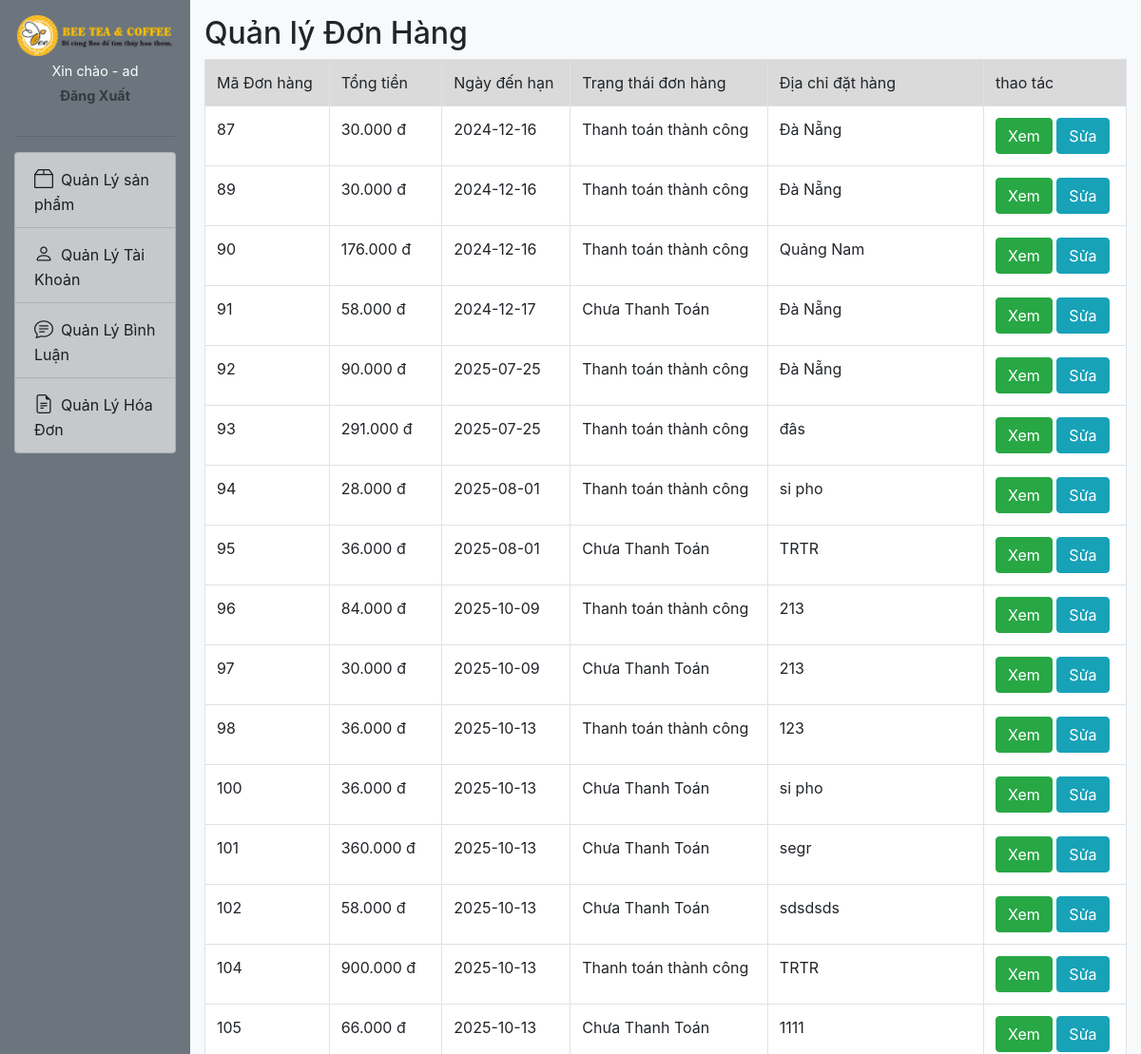
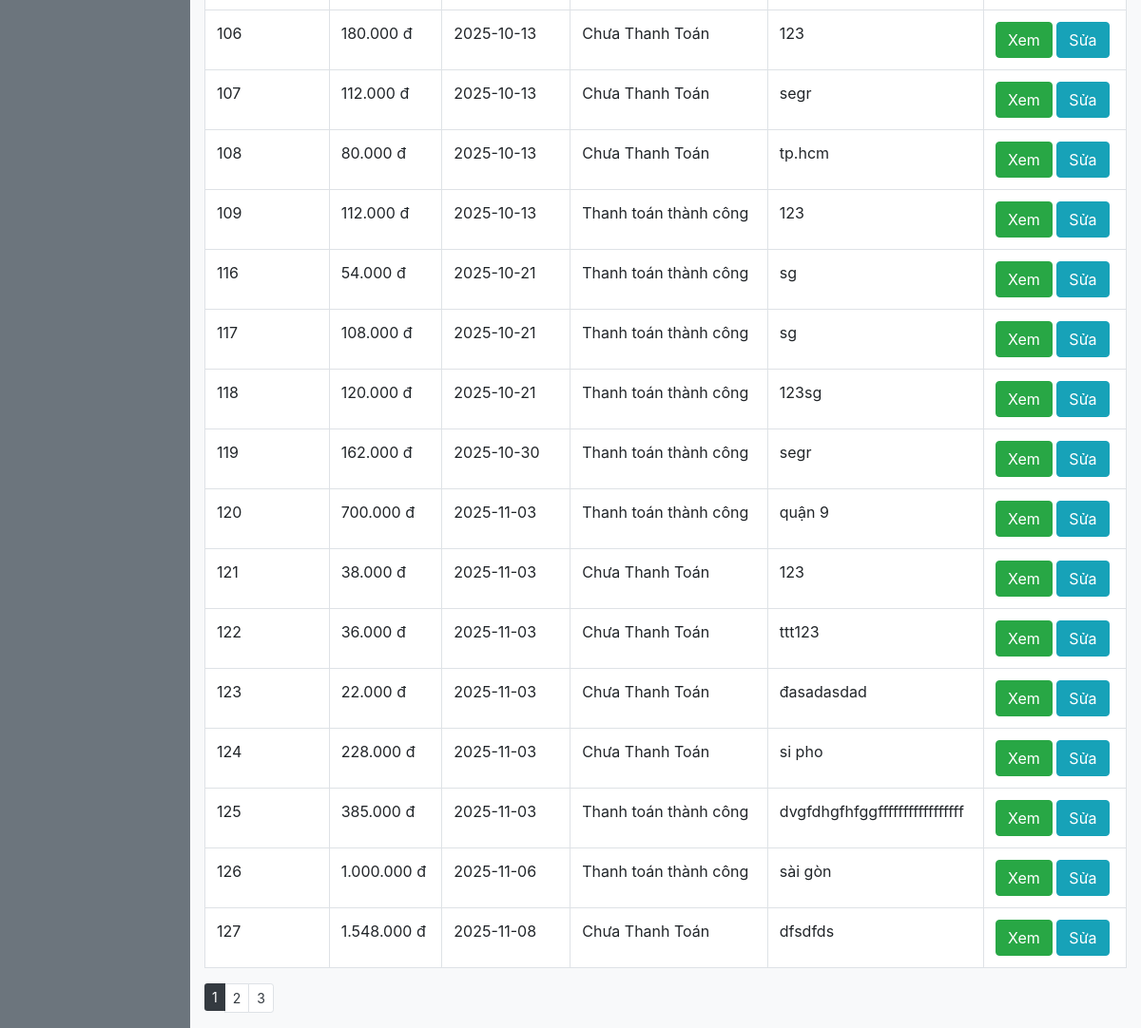
Screenshot of /admin/donhang.php (signed in) with the database file from the repository (2 pictures, top to bottom).
### tables this page shows
CREATE TABLE `invoice` (
  `invoice_id` int(11) NOT NULL,
  `invoice_date` date NOT NULL,
  `payment_status` varchar(25) NOT NULL,
  `total_amount` decimal(10,3) NOT NULL,
  `due_date` date NOT NULL,
  `billing_address` varchar(255) DEFAULT NULL,
  `user_id` int(11) NOT NULL,
  `recipient_name` varchar(255) NOT NULL,
  `phone` varchar(20) NOT NULL,
  `notes` text DEFAULT NULL
);

### admin/donhang.php (the view, shortened to what this page needs)
<?php
require_once('../model/config.php');
$user = isset($_SESSION['username']) ? $_SESSION['username'] : '';
$sql = 'SELECT * FROM Invoice';
$tacainvoice = mysqli_query($conn, $sql);
?>
<!DOCTYPE html>
<html lang="en">
<head>
    <link rel="stylesheet" href="https://cdn.jsdelivr.net/npm/bootstrap@4.6.2/dist/css/bootstrap.min.css">
    <link rel="stylesheet" href="https://cdn.jsdelivr.net/npm/bootstrap-icons@1.11.1/font/bootstrap-icons.css">
</head>
<body class="container-fluid">
    <article class="row">
        <section class="col-2 bg-secondary pb-4">
            <figure class="figure mt-3 center">
                <img src="../img/logo bee.png" class="figure-img img-fluid rounded">
                <figcaption class="figure-caption text-center text-white font-weight-bold">
                <?php if (isset($_SESSION['username'])) { ?>
                    <b style="position:relative; top:-4px; vertical-align: middle; font-weight:400;">Xin chào - <?php echo htmlspecialchars($user); ?></b>
                <?php } ?>
                    <br>
                    <a class="text-dark" href="../control/index.php?chucnang=logout">Đăng Xuất</a>
                </figcaption>
            </figure>
            <hr>
            <nav>
            <div class="list-group">
                <a class="list-group-item list-group-item-action list-group-item-dark" href="index.php">
                    <i class="bi bi-box2 mr-2" style="font-size: 20px;"></i>Quản Lý sản phẩm
                </a>
                <a class="list-group-item list-group-item-action list-group-item-dark" href="user.php">
                    <i class="bi bi-person mr-2" style="font-size: 20px;"></i>Quản Lý Tài Khoản
                </a>
                <a class="list-group-item list-group-item-action list-group-item-dark" href="conments.php">
                    <i class="bi bi-chat-text mr-2" style="font-size: 20px;"></i>Quản Lý Bình Luận
                </a>
                <a class="list-group-item list-group-item-action list-group-item-dark" href="hoadon.php">
                    <i class="bi bi-file-earmark-text mr-2" style="font-size: 20px;"></i>Quản Lý Hóa Đơn
                </a>
            </div>
            </nav>
        </section>
        <section class="col-10 bg-light">
            <h2 class="mt-3">Quản lý Đơn Hàng</h2>
            <table class="table table-bordered table-hover bg-white">
                <tr class="table-active">
                <td>Mã Đơn hàng</td>
                    <td>Tổng tiền</td>
                    <td>Ngày đến hạn</td>
                    <td>Trạng thái đơn hàng</td>
                    <td>Địa chỉ đặt hàng</td>
                    <td>thao tác</td>
                </tr>
                    <?php
                    if ($tacainvoice) {
                        while ($invoice = mysqli_fetch_assoc($tacainvoice)) { ?>
                        <tr>
                        <td><?php echo $invoice['invoice_id']; ?></td>
                            <td><?php echo number_format($invoice['total_amount'] * 1000, 0, ',', '.'); ?> đ</td>
                            <td><?php echo $invoice['due_date']; ?></td>
                            <td><?php echo $invoice['payment_status']; ?></td>
                            <td><?php echo $invoice['billing_address']; ?></td>
                            <td>
                                <a class="btn btn-success" href="invoice_detail.php?id=<?php echo $invoice['invoice_id']; ?>">Xem</a>
                                <a class="btn btn-info" href="sua_donhang.php?id=<?php echo $invoice['invoice_id']; ?>">Sửa</a>
                            </td>
                        </tr>
                    <?php }
                    } else {
                        echo "<tr><td colspan='3'>Không có dữ liệu</td></tr>";
                    } ?>
            </table>
            <ul class="pagination pagination-sm text-dark">
                <li class="page-item active" aria-current="page">
                    <a class="page-link bg-dark border-0" href="#">1</a>
                </li>
                <li class="page-item"><a class="page-link text-dark" href="#">2</a></li>
                <li class="page-item"><a class="page-link text-dark" href="#">3</a></li>
            </ul>
        </section>
    </article>
</body>
</html>

### admin/donhang.php (style rules this page uses)
article { height: 100vh; }

### rows the page displays
invoice: invoice_id "87", $invoice['total_amount']*1000 "30.000", due_date "2024-12-16", payment_status "Thanh toán thành công", billing_address "Đà Nẵng"
invoice: invoice_id "89", $invoice['total_amount']*1000 "30.000", due_date "2024-12-16", payment_status "Thanh toán thành công", billing_address "Đà Nẵng"
invoice: invoice_id "90", $invoice['total_amount']*1000 "176.000", due_date "2024-12-16", payment_status "Thanh toán thành công", billing_address "Quảng Nam"
invoice: invoice_id "91", $invoice['total_amount']*1000 "58.000", due_date "2024-12-17", payment_status "Chưa Thanh Toán", billing_address "Đà Nẵng"
invoice: invoice_id "92", $invoice['total_amount']*1000 "90.000", due_date "2025-07-25", payment_status "Thanh toán thành công", billing_address "Đà Nẵng"
invoice: invoice_id "93", $invoice['total_amount']*1000 "291.000", due_date "2025-07-25", payment_status "Thanh toán thành công", billing_address "đâs"
invoice: invoice_id "94", $invoice['total_amount']*1000 "28.000", due_date "2025-08-01", payment_status "Thanh toán thành công", billing_address "si pho"
invoice: invoice_id "95", $invoice['total_amount']*1000 "36.000", due_date "2025-08-01", payment_status "Chưa Thanh Toán", billing_address "TRTR"
invoice: invoice_id "96", $invoice['total_amount']*1000 "84.000", due_date "2025-10-09", payment_status "Thanh toán thành công", billing_address "213"
invoice: invoice_id "97", $invoice['total_amount']*1000 "30.000", due_date "2025-10-09", payment_status "Chưa Thanh Toán", billing_address "213"
invoice: invoice_id "98", $invoice['total_amount']*1000 "36.000", due_date "2025-10-13", payment_status "Thanh toán thành công", billing_address "123"
invoice: invoice_id "100", $invoice['total_amount']*1000 "36.000", due_date "2025-10-13", payment_status "Chưa Thanh Toán", billing_address "si pho"
invoice: invoice_id "101", $invoice['total_amount']*1000 "360.000", due_date "2025-10-13", payment_status "Chưa Thanh Toán", billing_address "segr"
invoice: invoice_id "102", $invoice['total_amount']*1000 "58.000", due_date "2025-10-13", payment_status "Chưa Thanh Toán", billing_address "sdsdsds"
invoice: invoice_id "104", $invoice['total_amount']*1000 "900.000", due_date "2025-10-13", payment_status "Thanh toán thành công", billing_address "TRTR"
invoice: invoice_id "105", $invoice['total_amount']*1000 "66.000", due_date "2025-10-13", payment_status "Chưa Thanh Toán", billing_address "1111"
invoice: invoice_id "106", $invoice['total_amount']*1000 "180.000", due_date "2025-10-13", payment_status "Chưa Thanh Toán", billing_address "123"
invoice: invoice_id "107", $invoice['total_amount']*1000 "112.000", due_date "2025-10-13", payment_status "Chưa Thanh Toán", billing_address "segr"
invoice: invoice_id "108", $invoice['total_amount']*1000 "80.000", due_date "2025-10-13", payment_status "Chưa Thanh Toán", billing_address "tp.hcm"
invoice: invoice_id "109", $invoice['total_amount']*1000 "112.000", due_date "2025-10-13", payment_status "Thanh toán thành công", billing_address "123"
invoice: invoice_id "116", $invoice['total_amount']*1000 "54.000", due_date "2025-10-21", payment_status "Thanh toán thành công", billing_address "sg"
invoice: invoice_id "117", $invoice['total_amount']*1000 "108.000", due_date "2025-10-21", payment_status "Thanh toán thành công", billing_address "sg"
invoice: invoice_id "118", $invoice['total_amount']*1000 "120.000", due_date "2025-10-21", payment_status "Thanh toán thành công", billing_address "123sg"
invoice: invoice_id "119", $invoice['total_amount']*1000 "162.000", due_date "2025-10-30", payment_status "Thanh toán thành công", billing_address "segr"
invoice: invoice_id "120", $invoice['total_amount']*1000 "700.000", due_date "2025-11-03", payment_status "Thanh toán thành công", billing_address "quận 9"
invoice: invoice_id "121", $invoice['total_amount']*1000 "38.000", due_date "2025-11-03", payment_status "Chưa Thanh Toán", billing_address "123"
invoice: invoice_id "122", $invoice['total_amount']*1000 "36.000", due_date "2025-11-03", payment_status "Chưa Thanh Toán", billing_address "ttt123"
invoice: invoice_id "123", $invoice['total_amount']*1000 "22.000", due_date "2025-11-03", payment_status "Chưa Thanh Toán", billing_address "đasadasdad"
invoice: invoice_id "124", $invoice['total_amount']*1000 "228.000", due_date "2025-11-03", payment_status "Chưa Thanh Toán", billing_address "si pho"
invoice: invoice_id "125", $invoice['total_amount']*1000 "385.000", due_date "2025-11-03", payment_status "Thanh toán thành công", billing_address "dvgfdhgfhfggfffffffffffffffff"
invoice: invoice_id "126", $invoice['total_amount']*1000 "1.000.000", due_date "2025-11-06", payment_status "Thanh toán thành công", billing_address "sài gòn"
invoice: invoice_id "127", $invoice['total_amount']*1000 "1.548.000", due_date "2025-11-08", payment_status "Chưa Thanh Toán", billing_address "dfsdfds"

### other values shown
$user "ad"
